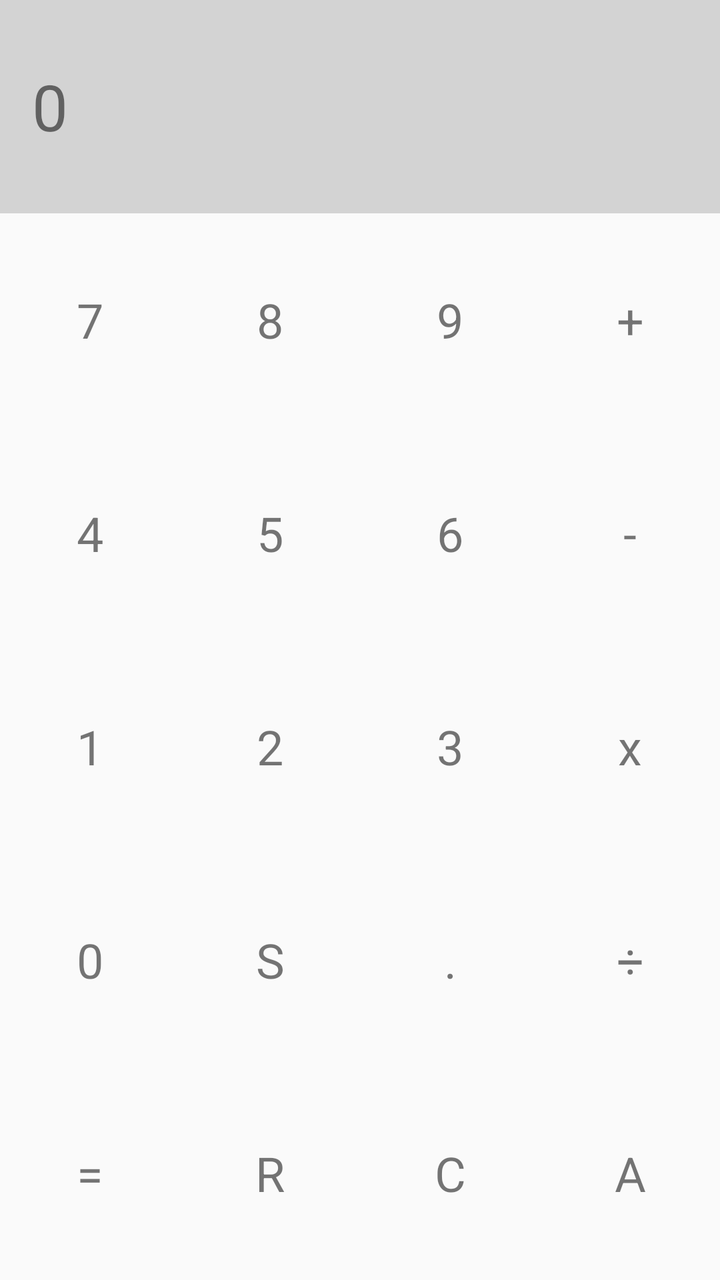
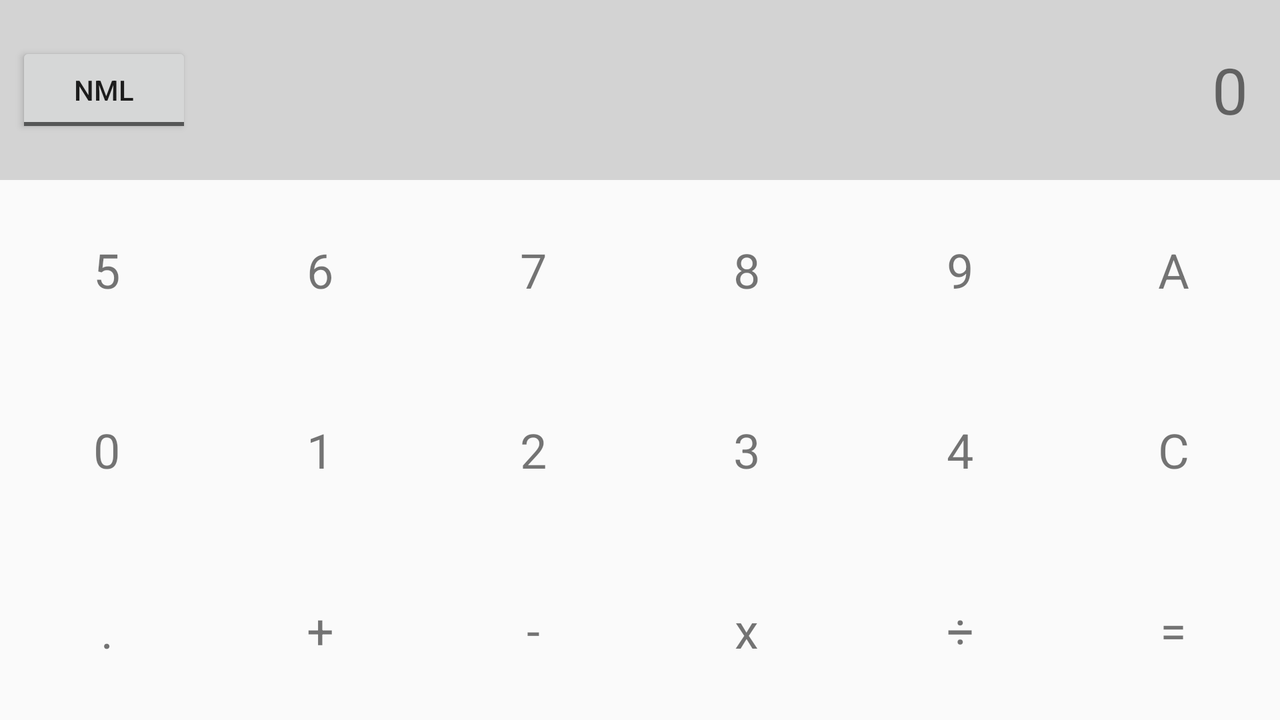

The same Android screen from two of the app's own layout files: first res/layout/ as a phone draws it, then the repository's variant for another configuration, drawn on a device whose configuration selects that folder. Both files follow.
<!-- AndroidManifest.xml: application theme AppTheme -->
<!-- res/layout/activity_main.xml -->
<?xml version="1.0" encoding="utf-8"?>
<LinearLayout xmlns:android="http://schemas.android.com/apk/res/android"
    android:layout_width="match_parent"
    android:layout_height="match_parent"
    android:orientation="vertical"
    >


    <LinearLayout
        android:layout_width="match_parent"
        android:layout_height="match_parent"
        android:layout_weight="1"
        android:orientation="horizontal"
        >

        <TextView
            android:layout_width="match_parent"
            android:layout_height="match_parent"
            android:gravity="center_vertical"
            android:text="0"
            android:textSize="32sp"
            android:padding="16dip"
            android:id="@+id/resultTextView"
            android:background="@color/resultBackground"
            />
    </LinearLayout>

    <LinearLayout
        android:layout_width="match_parent"
        android:layout_height="match_parent"
        android:layout_weight="1"
        android:orientation="horizontal"
        >
        <TextView
            android:layout_width="0dp"
            android:layout_height="match_parent"
            android:layout_weight="1"
            style="@style/calcButton"
            android:clickable="true"
            android:focusable="true"
            android:id="@+id/button7"
            android:text="@string/button7"
            />

        <TextView
            android:layout_width="0dp"
            android:layout_height="match_parent"
            android:layout_weight="1"
            style="@style/calcButton"
            android:clickable="true"
            android:focusable="true"
            android:id="@+id/button8"
            android:text="@string/button8"
            />

        <TextView
            android:layout_width="0dp"
            android:layout_height="match_parent"
            android:layout_weight="1"
            style="@style/calcButton"
            android:clickable="true"
            android:focusable="true"
            android:id="@+id/button9"
            android:text="@string/button9"
            />

        <TextView
            android:layout_width="0dp"
            android:layout_height="match_parent"
            android:layout_weight="1"
            style="@style/calcButton"
            android:clickable="true"
            android:focusable="true"
            android:id="@+id/buttonPlus"
            android:text="@string/buttonPlus"
            />

    </LinearLayout>

    <LinearLayout
        android:layout_width="match_parent"
        android:layout_height="match_parent"
        android:layout_weight="1"

        >
        <TextView
            android:layout_width="0dp"
            android:layout_height="match_parent"
            android:layout_weight="1"
            style="@style/calcButton"
            android:clickable="true"
            android:focusable="true"
            android:id="@+id/button4"
            android:text="@string/button4"
            />

        <TextView
            android:layout_width="0dp"
            android:layout_height="match_parent"
            android:layout_weight="1"
            style="@style/calcButton"
            android:clickable="true"
            android:focusable="true"
            android:id="@+id/button5"
            android:text="@string/button5"
            />

        <TextView
            android:layout_width="0dp"
            android:layout_height="match_parent"
            android:layout_weight="1"
            style="@style/calcButton"
            android:clickable="true"
            android:focusable="true"
            android:id="@+id/button6"
            android:text="@string/button6"
            />

        <TextView
            android:layout_width="0dp"
            android:layout_height="match_parent"
            android:layout_weight="1"
            style="@style/calcButton"
            android:clickable="true"
            android:focusable="true"
            android:id="@+id/buttonMinus"
            android:text="@string/buttonMinus"
            />
    </LinearLayout>

    <LinearLayout
        android:layout_width="match_parent"
        android:layout_height="match_parent"
        android:layout_weight="1"

        >

        <TextView
            android:layout_width="0dp"
            android:layout_height="match_parent"
            android:layout_weight="1"
            style="@style/calcButton"
            android:clickable="true"
            android:focusable="true"
            android:id="@+id/button1"
            android:text="@string/button1"
            />

        <TextView
            android:layout_width="0dp"
            android:layout_height="match_parent"
            android:layout_weight="1"
            style="@style/calcButton"
            android:clickable="true"
            android:focusable="true"
            android:id="@+id/button2"
            android:text="@string/button2"
            />

        <TextView
            android:layout_width="0dp"
            android:layout_height="match_parent"
            android:layout_weight="1"
            style="@style/calcButton"
            android:clickable="true"
            android:focusable="true"
            android:id="@+id/button3"
            android:text="@string/button3"
            />

        <TextView
            android:layout_width="0dp"
            android:layout_height="match_parent"
            android:layout_weight="1"
            style="@style/calcButton"
            android:clickable="true"
            android:focusable="true"
            android:id="@+id/buttonMultiply"
            android:text="@string/buttonMultiply"
            />


    </LinearLayout>

    <LinearLayout
        android:layout_width="match_parent"
        android:layout_height="match_parent"
        android:layout_weight="1"

        >

        <TextView
            android:layout_width="0dp"
            android:layout_height="match_parent"
            android:layout_weight="1"
            style="@style/calcButton"
            android:clickable="true"
            android:focusable="true"
            android:id="@+id/button0"
            android:text="@string/button0"
            />

        <TextView
            android:layout_width="0dp"
            android:layout_height="match_parent"
            android:layout_weight="1"
            style="@style/calcButton"
            android:clickable="true"
            android:focusable="true"
            android:id="@+id/buttonS"
            android:text="@string/buttonS"
            />

        <TextView
            android:layout_width="0dp"
            android:layout_height="match_parent"
            android:layout_weight="1"
            style="@style/calcButton"
            android:clickable="true"
            android:focusable="true"
            android:id="@+id/buttonDot"
            android:text="@string/buttonDot"
            />

        <TextView
            android:layout_width="0dp"
            android:layout_height="match_parent"
            android:layout_weight="1"
            style="@style/calcButton"
            android:clickable="true"
            android:focusable="true"
            android:id="@+id/buttonDivide"
            android:text="@string/buttonDivide"
            />

    </LinearLayout>

    <LinearLayout
        android:layout_width="match_parent"
        android:layout_height="match_parent"
        android:layout_weight="1"

        >

        <TextView
            android:layout_width="0dp"
            android:layout_height="match_parent"
            android:layout_weight="1"
            style="@style/calcButton"
            android:clickable="true"
            android:focusable="true"
            android:id="@+id/buttonEqual"
            android:text="@string/buttonEqual"
            />

        <TextView
            android:layout_width="0dp"
            android:layout_height="match_parent"
            android:layout_weight="1"
            style="@style/calcButton"
            android:clickable="true"
            android:focusable="true"
            android:id="@+id/buttonR"
            android:text="@string/buttonR"
            />

        <TextView
            android:layout_width="0dp"
            android:layout_height="match_parent"
            android:layout_weight="1"
            style="@style/calcButton"
            android:clickable="true"
            android:focusable="true"
            android:id="@+id/buttonC"
            android:text="@string/buttonC"
            />

        <TextView
            android:layout_width="0dp"
            android:layout_height="match_parent"
            android:layout_weight="1"
            style="@style/calcButton"
            android:clickable="true"
            android:focusable="true"
            android:id="@+id/buttonA"
            android:text="@string/buttonA"
            />

    </LinearLayout>
</LinearLayout>
<!-- resources referenced by this layout -->
<resources>
  <color name="resultBackground">#D3D3D3</color>
  <string name="button0">0</string>
  <string name="button1">1</string>
  <string name="button2">2</string>
  <string name="button3">3</string>
  <string name="button4">4</string>
  <string name="button5">5</string>
  <string name="button6">6</string>
  <string name="button7">7</string>
  <string name="button8">8</string>
  <string name="button9">9</string>
  <string name="buttonA">A</string>
  <string name="buttonC">C</string>
  <string name="buttonDivide">÷</string>
  <string name="buttonDot">.</string>
  <string name="buttonEqual">=</string>
  <string name="buttonMinus">-</string>
  <string name="buttonMultiply">x</string>
  <string name="buttonPlus">+</string>
  <string name="buttonR">R</string>
  <string name="buttonS">S</string>
  <style name="calcButton">
          <item name="android:background">?attr/selectableItemBackgroundBorderless</item>
          <item name="android:layout_margin">4dip</item>
          <item name="android:textAlignment">center</item>
          <item name="android:textSize">24sp</item>
          <item name="android:gravity">center</item>
      </style>
  <style name="AppTheme" parent="Theme.AppCompat.Light.DarkActionBar">
          
          <item name="colorPrimary">@color/colorPrimary</item>
          <item name="colorPrimaryDark">@color/colorPrimaryDark</item>
          <item name="colorAccent">@color/colorAccent</item>
      </style>
  <color name="colorPrimary">#008577</color>
  <color name="colorPrimaryDark">#00574B</color>
  <color name="colorAccent">#D81B60</color>
</resources>
<!-- res/layout-land/activity_main.xml (the repository's variant of the layout above) -->
<!-- drawn on the phone turned sideways -->
<?xml version="1.0" encoding="utf-8"?>
<LinearLayout xmlns:android="http://schemas.android.com/apk/res/android"
    android:layout_width="match_parent"
    android:layout_height="match_parent"
    android:orientation="vertical"
    >


    <LinearLayout
        android:layout_width="match_parent"
        android:layout_height="match_parent"
        android:layout_weight="1"
        android:weightSum="1"
        android:orientation="horizontal"
        android:background="@color/resultBackground"
        >


        <ToggleButton
            android:id="@+id/toggleButton"
            android:layout_width="wrap_content"
            android:layout_height="wrap_content"
            android:layout_gravity="center_vertical"
            android:layout_margin="8dip"
            android:layout_weight="0"
            android:textOff="@string/toggleNormal"
            android:textOn="@string/toggleFunction" />

        <TextView
            android:id="@+id/resultTextView"
            android:layout_width="match_parent"
            android:layout_height="match_parent"
            android:gravity="center_vertical|end"
            android:padding="16dip"
            android:text="0"
            android:textSize="32sp"
            android:layout_weight="1"
            />


    </LinearLayout>

    <LinearLayout
        android:layout_width="match_parent"
        android:layout_height="match_parent"
        android:layout_weight="1"
        android:orientation="horizontal"
        >
        <TextView
            android:layout_width="0dp"
            android:layout_height="match_parent"
            android:layout_weight="1"
            style="@style/calcButton"
            android:clickable="true"
            android:focusable="true"
            android:id="@+id/button5"
            android:text="@string/button5"
            />

        <TextView
            android:layout_width="0dp"
            android:layout_height="match_parent"
            android:layout_weight="1"
            style="@style/calcButton"
            android:clickable="true"
            android:focusable="true"
            android:id="@+id/button6"
            android:text="@string/button6"
            />


        <TextView
            android:layout_width="0dp"
            android:layout_height="match_parent"
            android:layout_weight="1"
            style="@style/calcButton"
            android:clickable="true"
            android:focusable="true"
            android:id="@+id/button7"
            android:text="@string/button7"
            />

        <TextView
            android:layout_width="0dp"
            android:layout_height="match_parent"
            android:layout_weight="1"
            style="@style/calcButton"
            android:clickable="true"
            android:focusable="true"
            android:id="@+id/button8"
            android:text="@string/button8"
            />

        <TextView
            android:layout_width="0dp"
            android:layout_height="match_parent"
            android:layout_weight="1"
            style="@style/calcButton"
            android:clickable="true"
            android:focusable="true"
            android:id="@+id/button9"
            android:text="@string/button9"
            />

        <TextView
            android:layout_width="0dp"
            android:layout_height="match_parent"
            android:layout_weight="1"
            style="@style/calcButton"
            android:clickable="true"
            android:focusable="true"
            android:id="@+id/buttonA"
            android:text="@string/buttonA"
            />



    </LinearLayout>

    <LinearLayout
        android:layout_width="match_parent"
        android:layout_height="match_parent"
        android:layout_weight="1"

        >

        <TextView
            android:id="@+id/button0"
            style="@style/calcButton"
            android:layout_width="0dp"
            android:layout_height="match_parent"
            android:layout_weight="1"
            android:clickable="true"
            android:focusable="true"
            android:text="@string/button0" />

        <TextView
            android:layout_width="0dp"
            android:layout_height="match_parent"
            android:layout_weight="1"
            style="@style/calcButton"
            android:clickable="true"
            android:focusable="true"
            android:id="@+id/button1"
            android:text="@string/button1"
            />

        <TextView
            android:layout_width="0dp"
            android:layout_height="match_parent"
            android:layout_weight="1"
            style="@style/calcButton"
            android:clickable="true"
            android:focusable="true"
            android:id="@+id/button2"
            android:text="@string/button2"
            />

        <TextView
            android:layout_width="0dp"
            android:layout_height="match_parent"
            android:layout_weight="1"
            style="@style/calcButton"
            android:clickable="true"
            android:focusable="true"
            android:id="@+id/button3"
            android:text="@string/button3"
            />


        <TextView
            android:layout_width="0dp"
            android:layout_height="match_parent"
            android:layout_weight="1"
            style="@style/calcButton"
            android:clickable="true"
            android:focusable="true"
            android:id="@+id/button4"
            android:text="@string/button4"
            />


        <TextView
            android:layout_width="0dp"
            android:layout_height="match_parent"
            android:layout_weight="1"
            style="@style/calcButton"
            android:clickable="true"
            android:focusable="true"
            android:id="@+id/buttonC"
            android:text="@string/buttonC"
            />



    </LinearLayout>

    <LinearLayout
        android:layout_width="match_parent"
        android:layout_height="match_parent"
        android:layout_weight="1"

        >


        <TextView
            android:layout_width="0dp"
            android:layout_height="match_parent"
            android:layout_weight="1"
            style="@style/calcButton"
            android:clickable="true"
            android:focusable="true"
            android:id="@+id/buttonDot"
            android:text="@string/buttonDot"
            />


        <TextView
            android:layout_width="0dp"
            android:layout_height="match_parent"
            android:layout_weight="1"
            style="@style/calcButton"
            android:clickable="true"
            android:focusable="true"
            android:id="@+id/buttonPlus"
            android:text="@string/buttonPlus"
            />

        <TextView
            android:layout_width="0dp"
            android:layout_height="match_parent"
            android:layout_weight="1"
            style="@style/calcButton"
            android:clickable="true"
            android:focusable="true"
            android:id="@+id/buttonMinus"
            android:text="@string/buttonMinus"
            />

        <TextView
            android:layout_width="0dp"
            android:layout_height="match_parent"
            android:layout_weight="1"
            style="@style/calcButton"
            android:clickable="true"
            android:focusable="true"
            android:id="@+id/buttonMultiply"
            android:text="@string/buttonMultiply"
            />

        <TextView
            android:layout_width="0dp"
            android:layout_height="match_parent"
            android:layout_weight="1"
            style="@style/calcButton"
            android:clickable="true"
            android:focusable="true"
            android:id="@+id/buttonDivide"
            android:text="@string/buttonDivide"
            />

        <TextView
            android:layout_width="0dp"
            android:layout_height="match_parent"
            android:layout_weight="1"
            style="@style/calcButton"
            android:clickable="true"
            android:focusable="true"
            android:id="@+id/buttonEqual"
            android:text="@string/buttonEqual"
            />

    </LinearLayout>

</LinearLayout>
<!-- resources referenced by the variant -->
<!-- as the phone turned sideways resolves them -->
<resources>
  <color name="resultBackground">#D3D3D3</color>
  <string name="button0">0</string>
  <string name="button1">1</string>
  <string name="button2">2</string>
  <string name="button3">3</string>
  <string name="button4">4</string>
  <string name="button5">5</string>
  <string name="button6">6</string>
  <string name="button7">7</string>
  <string name="button8">8</string>
  <string name="button9">9</string>
  <string name="buttonA">A</string>
  <string name="buttonC">C</string>
  <string name="buttonDivide">÷</string>
  <string name="buttonDot">.</string>
  <string name="buttonEqual">=</string>
  <string name="buttonMinus">-</string>
  <string name="buttonMultiply">x</string>
  <string name="buttonPlus">+</string>
  <string name="toggleFunction">FUN</string>
  <string name="toggleNormal">NML</string>
  <style name="calcButton">
          <item name="android:background">?attr/selectableItemBackgroundBorderless</item>
          <item name="android:layout_margin">4dip</item>
          <item name="android:textAlignment">center</item>
          <item name="android:textSize">24sp</item>
          <item name="android:gravity">center</item>
      </style>
  <style name="AppTheme" parent="Theme.AppCompat.Light.DarkActionBar">
          
          <item name="colorPrimary">@color/colorPrimary</item>
          <item name="colorPrimaryDark">@color/colorPrimaryDark</item>
          <item name="colorAccent">@color/colorAccent</item>
      </style>
  <color name="colorPrimary">#008577</color>
  <color name="colorPrimaryDark">#00574B</color>
  <color name="colorAccent">#D81B60</color>
</resources>
